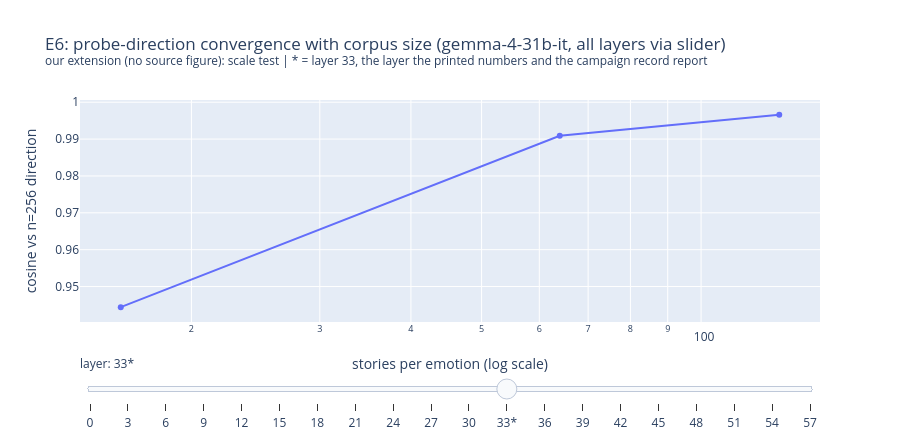

Notebook code for this chart:
### Markdown cell above
## 5. Probe-direction convergence (gemma-4-31b-it only)

*Instruct-only by design: convergence is measured on the `gemma-4-31b-it` scale corpus from section 4; no base-arm equivalent exists.*

### Code cell
# this cell measures probe-direction convergence toward the n=256 reference, at every layer
LP33 = LAYERS.index(33)
conv_layer_n = np.zeros((len(LAYERS), len(N_BUCKETS) - 1))
for lp in range(len(LAYERS)):
    ref = MEANS[-1, :, lp, :] - MEANS[-1, :, lp, :].mean(axis=0)
    for ni, n in enumerate(N_BUCKETS[:-1]):
        cur = MEANS[ni, :, lp, :] - MEANS[ni, :, lp, :].mean(axis=0)
        cos = (cur * ref).sum(1) / (np.linalg.norm(cur, axis=1) * np.linalg.norm(ref, axis=1))
        conv_layer_n[lp, ni] = float(cos.mean())
        if lp == LP33:  # layer 33 is the layer the campaign record reports
            print(
                f"n={n:3d} vs n=256: mean contrast-direction cosine {cos.mean():.3f} (min {cos.min():.3f})"
            )

fig = go.Figure(go.Scatter(x=N_BUCKETS[:-1], y=conv_layer_n[LP33], mode="lines+markers"))
slider_steps = [
    dict(
        method="restyle",
        args=[{"y": [conv_layer_n[lp].tolist()]}],
        label=f"{int(layer)}*" if lp == LP33 else str(int(layer)),
    )
    for lp, layer in enumerate(LAYERS)
]
fig.update_layout(
    title="E6: probe-direction convergence with corpus size (gemma-4-31b-it, all layers via slider)"
    "<br><sup>our extension (no source figure): scale test | * = layer 33, the layer the printed "
    "numbers and the campaign record report</sup>",
    xaxis_title="stories per emotion (log scale)",
    xaxis_type="log",
    yaxis_title="cosine vs n=256 direction",
    height=440,
    sliders=[
        dict(active=LP33, currentvalue=dict(prefix="layer: "), pad=dict(t=30), steps=slider_steps)
    ],
)
fig.show()

### Figure 1 — Plotly figure (JSON) as saved in the notebook; plotly's stock layout.template omitted (floating-point values rounded to 4 significant figures)
{"data": [{"mode": "lines+markers", "type": "scatter", "x": [16, 64, 128], "y": [0.9444, 0.9909, 0.9966]}], "layout": {"height": 440, "sliders": [{"active": 11, "currentvalue": {"prefix": "layer: "}, "pad": {"t": 30}, "steps": [{"args": [{"y": [[0.9314, 0.9888, 0.9956]]}], "label": "0", "method": "restyle"}, {"args": [{"y": [[0.941, 0.9888, 0.9954]]}], "label": "3", "method": "restyle"}, {"args": [{"y": [[0.9643, 0.9933, 0.9973]]}], "label": "6", "method": "restyle"}, {"args": [{"y": [[0.9635, 0.9936, 0.9974]]}], "label": "9", "method": "restyle"}, {"args": [{"y": [[0.9638, 0.995, 0.9978]]}], "label": "12", "method": "restyle"}, {"args": [{"y": [[0.9606, 0.9945, 0.9977]]}], "label": "15", "method": "restyle"}, {"args": [{"y": [[0.9708, 0.9952, 0.998]]}], "label": "18", "method": "restyle"}, {"args": [{"y": [[0.9753, 0.9951, 0.9982]]}], "label": "21", "method": "restyle"}, {"args": [{"y": [[0.9727, 0.9942, 0.9981]]}], "label": "24", "method": "restyle"}, {"args": [{"y": [[0.9524, 0.9893, 0.9967]]}], "label": "27", "method": "restyle"}, {"args": [{"y": [[0.9551, 0.9908, 0.997]]}], "label": "30", "method": "restyle"}, {"args": [{"y": [[0.9444, 0.9909, 0.9966]]}], "label": "33*", "method": "restyle"}, {"args": [{"y": [[0.9376, 0.9888, 0.9953]]}], "label": "36", "method": "restyle"}, {"args": [{"y": [[0.9457, 0.9892, 0.9957]]}], "label": "39", "method": "restyle"}, {"args": [{"y": [[0.9589, 0.9919, 0.9967]]}], "label": "42", "method": "restyle"}, {"args": [{"y": [[0.9593, 0.9922, 0.9966]]}], "label": "45", "method": "restyle"}, {"args": [{"y": [[0.9524, 0.9907, 0.9958]]}], "label": "48", "method": "restyle"}, {"args": [{"y": [[0.9473, 0.9895, 0.995]]}], "label": "51", "method": "restyle"}, {"args": [{"y": [[0.9351, 0.9869, 0.9941]]}], "label": "54", "method": "restyle"}, {"args": [{"y": [[0.928, 0.9865, 0.9935]]}], "label": "57", "method": "restyle"}]}], "title": {"text": "E6: probe-direction convergence with corpus size (gemma-4-31b-it, all layers via slider)<br><sup>our extension (no source figure): scale test | * = layer 33, the layer the printed numbers and the campaign record report</sup>"}, "xaxis": {"title": {"text": "stories per emotion (log scale)"}, "type": "log"}, "yaxis": {"title": {"text": "cosine vs n=256 direction"}}}}
